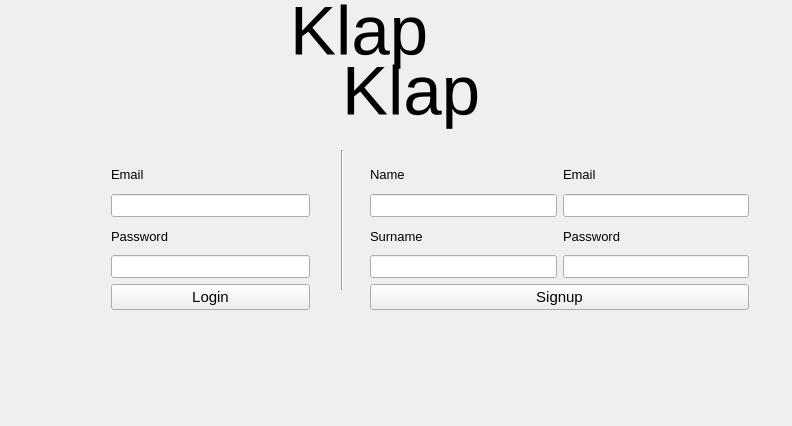
<?xml version="1.0" encoding="UTF-8"?>
<ui version="4.0">
 <class>MainWindow</class>
 <widget class="QMainWindow" name="MainWindow">
  <property name="geometry">
   <rect>
    <x>0</x>
    <y>0</y>
    <width>792</width>
    <height>426</height>
   </rect>
  </property>
  <property name="windowTitle">
   <string>KlapKlap</string>
  </property>
  <property name="autoFillBackground">
   <bool>true</bool>
  </property>
  <widget class="QWidget" name="centralWidget">
   <widget class="QWidget" name="verticalLayoutWidget">
    <property name="geometry">
     <rect>
      <x>100</x>
      <y>150</y>
      <width>221</width>
      <height>171</height>
     </rect>
    </property>
    <layout class="QVBoxLayout" name="loginLayout">
     <item>
      <widget class="QLabel" name="login_email_label">
       <property name="font">
        <font>
         <pointsize>10</pointsize>
        </font>
       </property>
       <property name="text">
        <string>Email</string>
       </property>
      </widget>
     </item>
     <item>
      <widget class="QLineEdit" name="login_email_input">
       <property name="font">
        <font>
         <pointsize>10</pointsize>
        </font>
       </property>
      </widget>
     </item>
     <item>
      <widget class="QLabel" name="login_password_label">
       <property name="font">
        <font>
         <pointsize>10</pointsize>
        </font>
       </property>
       <property name="text">
        <string>Password</string>
       </property>
      </widget>
     </item>
     <item>
      <widget class="QLineEdit" name="login_password_input">
       <property name="font">
        <font>
         <pointsize>10</pointsize>
        </font>
       </property>
      </widget>
     </item>
     <item>
      <widget class="QPushButton" name="loginBtn">
       <property name="font">
        <font>
         <pointsize>11</pointsize>
        </font>
       </property>
       <property name="text">
        <string>Login</string>
       </property>
      </widget>
     </item>
    </layout>
   </widget>
   <widget class="QLabel" name="title1">
    <property name="geometry">
     <rect>
      <x>290</x>
      <y>-40</y>
      <width>141</width>
      <height>141</height>
     </rect>
    </property>
    <property name="font">
     <font>
      <pointsize>52</pointsize>
     </font>
    </property>
    <property name="text">
     <string>Klap</string>
    </property>
   </widget>
   <widget class="QLabel" name="title2">
    <property name="geometry">
     <rect>
      <x>342</x>
      <y>30</y>
      <width>151</width>
      <height>121</height>
     </rect>
    </property>
    <property name="font">
     <font>
      <pointsize>52</pointsize>
     </font>
    </property>
    <property name="text">
     <string>Klap</string>
    </property>
   </widget>
   <widget class="Line" name="line">
    <property name="geometry">
     <rect>
      <x>332</x>
      <y>150</y>
      <width>21</width>
      <height>140</height>
     </rect>
    </property>
    <property name="orientation">
     <enum>Qt::Vertical</enum>
    </property>
   </widget>
   <widget class="QWidget" name="verticalLayoutWidget_4">
    <property name="geometry">
     <rect>
      <x>359</x>
      <y>150</y>
      <width>401</width>
      <height>171</height>
     </rect>
    </property>
    <layout class="QVBoxLayout" name="signupLayout">
     <item>
      <layout class="QGridLayout" name="singupGridLayout">
       <item row="0" column="1">
        <layout class="QVBoxLayout" name="anagraphicLayout">
         <item>
          <widget class="QLabel" name="signup_name_label">
           <property name="enabled">
            <bool>true</bool>
           </property>
           <property name="sizeIncrement">
            <size>
             <width>0</width>
             <height>0</height>
            </size>
           </property>
           <property name="font">
            <font>
             <pointsize>10</pointsize>
            </font>
           </property>
           <property name="text">
            <string>Name</string>
           </property>
          </widget>
         </item>
         <item>
          <widget class="QLineEdit" name="signup_name_input">
           <property name="font">
            <font>
             <pointsize>10</pointsize>
            </font>
           </property>
          </widget>
         </item>
         <item>
          <widget class="QLabel" name="signup_surname_label">
           <property name="font">
            <font>
             <pointsize>10</pointsize>
            </font>
           </property>
           <property name="text">
            <string>Surname</string>
           </property>
          </widget>
         </item>
         <item>
          <widget class="QLineEdit" name="signup_surname_input">
           <property name="sizeIncrement">
            <size>
             <width>4</width>
             <height>0</height>
            </size>
           </property>
           <property name="font">
            <font>
             <pointsize>10</pointsize>
            </font>
           </property>
          </widget>
         </item>
        </layout>
       </item>
       <item row="0" column="2">
        <layout class="QVBoxLayout" name="userLayout">
         <item>
          <widget class="QLabel" name="signup_email_label">
           <property name="font">
            <font>
             <pointsize>10</pointsize>
            </font>
           </property>
           <property name="text">
            <string>Email</string>
           </property>
          </widget>
         </item>
         <item>
          <widget class="QLineEdit" name="signup_email_input">
           <property name="font">
            <font>
             <pointsize>10</pointsize>
            </font>
           </property>
          </widget>
         </item>
         <item>
          <widget class="QLabel" name="signup_password_label">
           <property name="font">
            <font>
             <pointsize>10</pointsize>
            </font>
           </property>
           <property name="text">
            <string>Password</string>
           </property>
          </widget>
         </item>
         <item>
          <widget class="QLineEdit" name="signup_password_input">
           <property name="font">
            <font>
             <pointsize>10</pointsize>
            </font>
           </property>
          </widget>
         </item>
        </layout>
       </item>
      </layout>
     </item>
     <item>
      <widget class="QPushButton" name="signupBtn">
       <property name="font">
        <font>
         <pointsize>11</pointsize>
        </font>
       </property>
       <property name="text">
        <string>Signup</string>
       </property>
      </widget>
     </item>
    </layout>
   </widget>
  </widget>
 </widget>
 <layoutdefault spacing="6" margin="11"/>
 <resources/>
 <connections/>
</ui>
